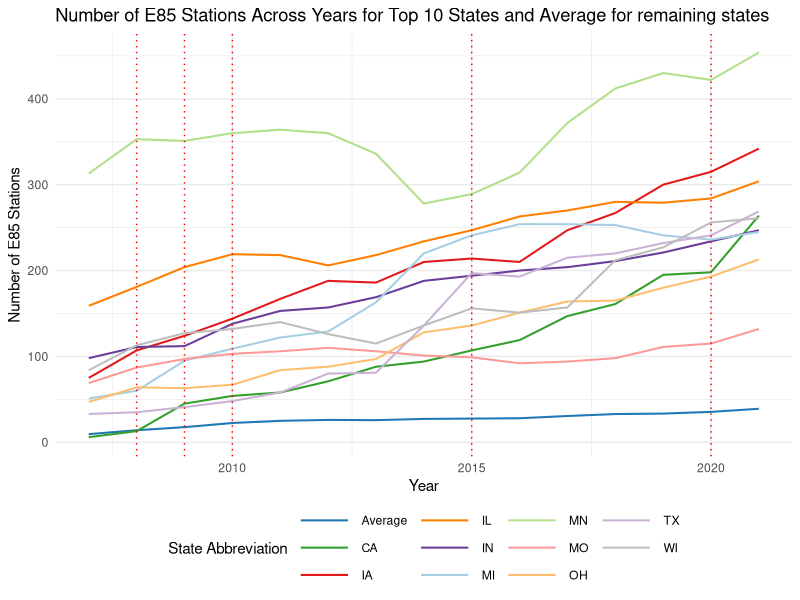
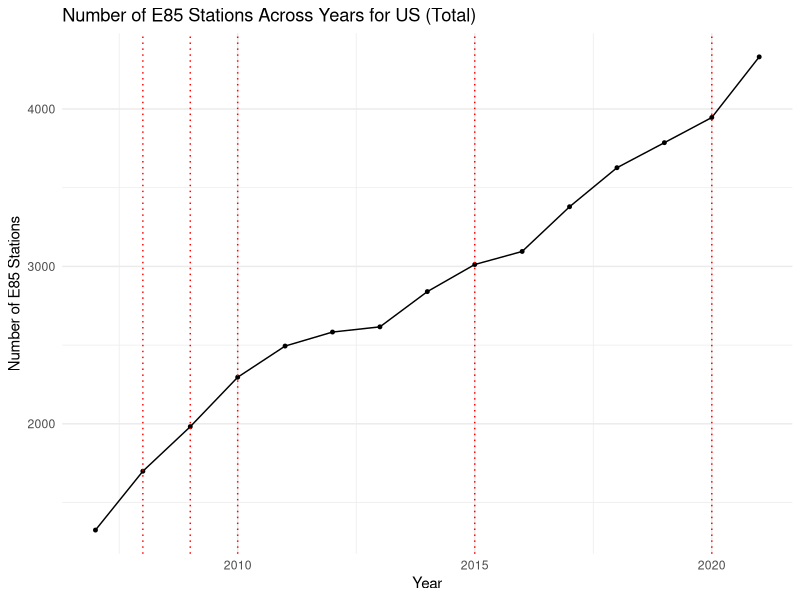
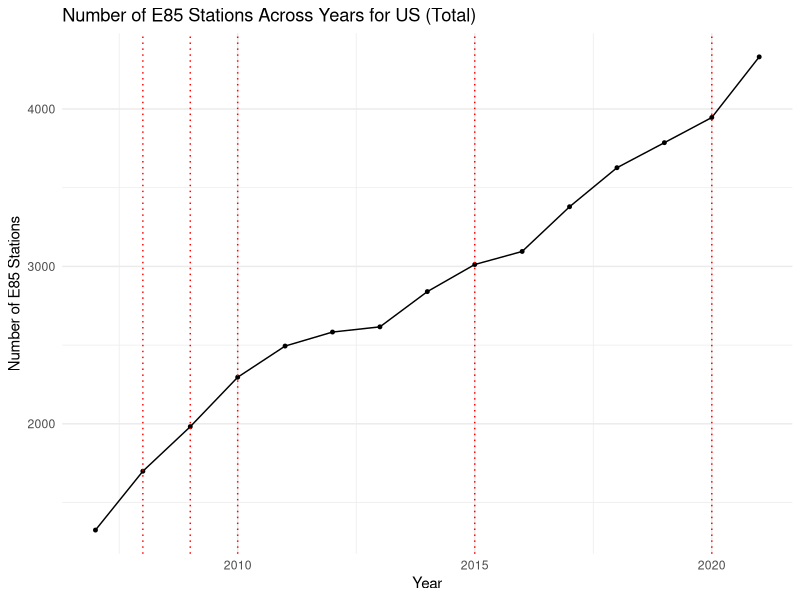
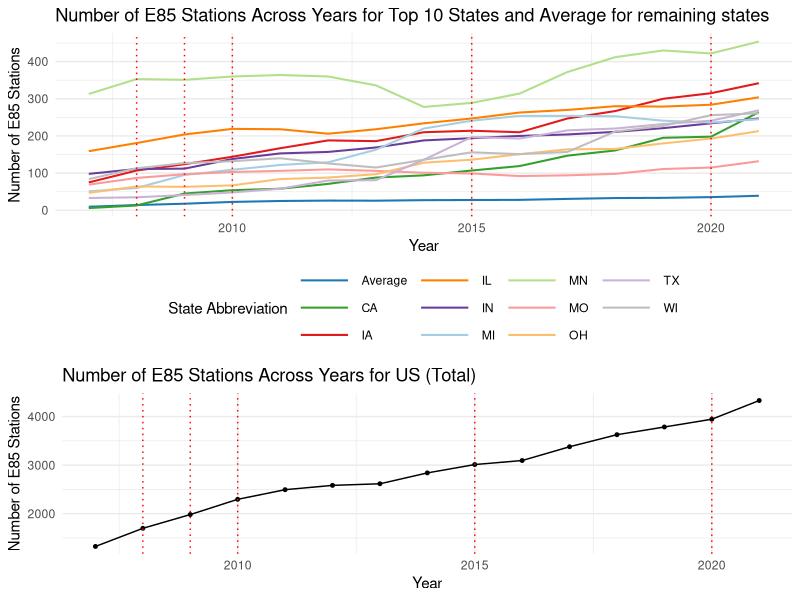

The R script that drew these images, in order:
# Load required libraries
library(ggplot2)
library(maps)
library(stringr)
library(tidyverse)
library(gridExtra)

#reading data
merge_final=read.csv("Data/Merging/merge_last.csv")
top_states <- merge_final %>%
  group_by(state_abb) %>%
  summarise(total_e85_stations = sum(e85, na.rm = TRUE)) %>%
  top_n(10, wt = total_e85_stations) %>%
  pull(state_abb)
# Define custom color palette for the top 15 states
custom_colors <- c("#1f78b4", "#33a02c", "#e31a1c", "#ff7f00", "#6a3d9a", "#a6cee3", "#b2df8a", "#fb9a99", "#fdbf6f", "#cab2d6")
top_states_data <- merge_final %>%
  filter(state_abb %in% top_states) %>%
  mutate(avg_e85_stations = e85) %>%
  ungroup () |>
  select(state_abb, avg_e85_stations, year)
all_states=unique(merge_final$state_abb)
other_states_data=merge_final |>
  filter(!(state_abb %in% top_states)) |> 
  group_by(year) |>
  summarise(avg_e85_stations = mean(e85, na.rm = TRUE)) |>
  mutate(state_abb="Average") |>
  ungroup ()
top_states_data=rbind(top_states_data, other_states_data)
# Create the plot with modified aesthetics and theme
graph1 <- ggplot(top_states_data, aes(x = year, y = avg_e85_stations, group = state_abb, color = state_abb)) +
  geom_line(size = 0.7) +
  labs(title = "Number of E85 Stations Across Years for Top 10 States and Average for remaining states",
       x = "Year",
       y = "Number of E85 Stations",
       color = "State Abbreviation") +
  scale_color_manual(values = c(custom_colors, "grey")) +  # Set custom colors and grey for the average line
  theme_minimal() +
  theme(legend.position = "bottom",            # Position legend at the bottom
        legend.direction = "horizontal",       # Arrange legend items horizontally
        legend.key.width = unit(1.5, "cm"),    # Adjust legend key width
        legend.key.height = unit(0.5, "cm"),   # Adjust legend key height
        legend.box.spacing = unit(0.2, "cm"))  + 
  geom_vline(aes(xintercept = 2015), linetype = "dotted", color = "red")+
  geom_vline(xintercept = 2008, linetype = "dotted", color = "red") +
  geom_vline(xintercept = 2020, linetype = "dotted", color = "red") +
  geom_vline(xintercept = 2010, linetype = "dotted", color = "red") +
  geom_vline(xintercept = 2009, linetype = "dotted", color = "red")
# Print the modified plot
print(graph1)

aggregate_df=merge_final %>%
  group_by(year) %>%
  summarise(total_e85_stations = sum(e85, na.rm = TRUE)) %>%
  select(total_e85_stations, year)

graph2 <- ggplot(aggregate_df, aes(x = year, y = total_e85_stations)) +
  geom_point(size = 1) +
  geom_line() +
  labs(title = "Number of E85 Stations Across Years for US (Total)",
       x = "Year",
       y = "Number of E85 Stations") +
  theme_minimal() +
  geom_vline(xintercept = 2015, linetype = "dotted", color = "red") +
  geom_vline(xintercept = 2008, linetype = "dotted", color = "red") +
  geom_vline(xintercept = 2020, linetype = "dotted", color = "red") +
  geom_vline(xintercept = 2010, linetype = "dotted", color = "red") +
  geom_vline(xintercept = 2009, linetype = "dotted", color = "red")

print(graph2)

graph2

# Combine graphs vertically with equal heights
combined_graph <- grid.arrange(graph1, graph2, ncol = 1, heights = c(3, 2))
ggsave("Outputs/Exploratory_Analysis/e85_overtime_graph_editted.png", 
       combined_graph, 
       width = 8, 
       height = 10,  # Set the height explicitly to ensure equal heights for both graphs
       units = "in", 
       dpi = 300)
# Print the combined graph
print(combined_graph)